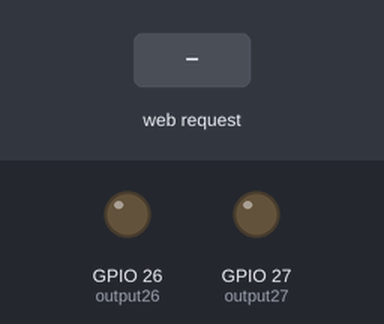
This sketch was run on a simulated ESP32. Shown: output pins drawn as LEDs (lit = HIGH). The test bench sets the inputs (shaded band). WiFi joins after 1.5 s; servers stay silent unless stated; what the sketch prints to the serial monitor is not drawn.

Above: at 2.7 s.
2.8 s: HTTP request GET /26/on received
At 3.1 s:
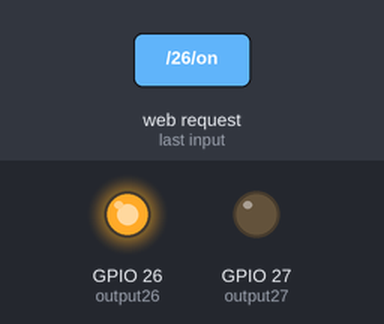
4.3 s: HTTP request GET /27/on received
At 5.4 s:
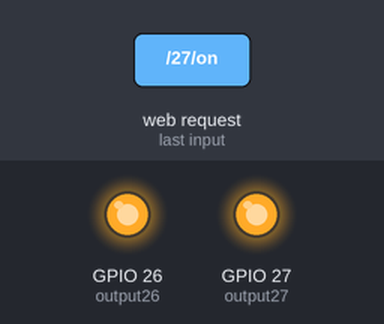
5.8 s: HTTP request GET /26/off received
At 6.6 s:
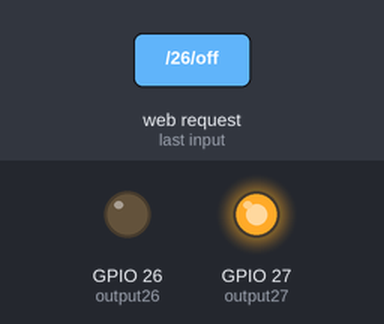
7.3 s: HTTP request GET /27/off received
At 7.7 s:
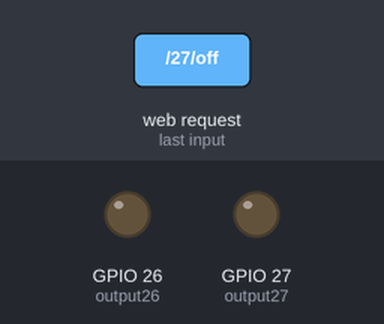
Timing chart, 0 to 9.8 s (numbered marks = the images above; inputs shaded):
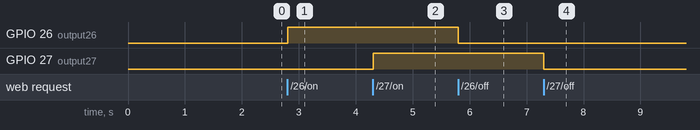

Measured:
- after the input at 2.8 s, GPIO 26 (output26): LOW → HIGH at once
- after the input at 4.3 s, GPIO 27 (output27): LOW → HIGH at once
- after the input at 5.8 s, GPIO 26 (output26): HIGH → LOW at once
- after the input at 7.3 s, GPIO 27 (output27): HIGH → LOW at once

The sketch:

gui_tenmplate.ino
```cpp
/*********
  Rui Santos
  Complete project details at http://randomnerdtutorials.com
*********/

// Wi-Fiライブラリをインポート
#include <WiFi.h>

// Wi-Fi接続情報を入力
const char* ssid     = "shiota kyohei";
const char* password = "1234567890";

// ウェブサーバーをポート80で開始
WiFiServer server(80);

// HTTPリクエストを保存しておく変数
String header;

// ピンの状態を保存する変数の宣言
String output26State = "off";
String output27State = "off";

// 使用するピンに名前を付ける
const int output26 = 26;
const int output27 = 27;

void setup() {
  Serial.begin(115200);
  // ピンを二つとも出力ピンに割り当て
  pinMode(output26, OUTPUT);
  pinMode(output27, OUTPUT);
  // ２つのピンをオフ（LEDをオフ）
  digitalWrite(output26, LOW);
  digitalWrite(output27, LOW);

  // ssidとpasswordを用いてWi-Fiに接続
  Serial.print("Connecting to ");
  Serial.println(ssid);
  WiFi.begin(ssid, password);
  while (WiFi.status() != WL_CONNECTED) {
    delay(500);
    Serial.print(".");
  }
  // IPアドレスを出力し、webserverをスタート
  Serial.println("");
  Serial.println("WiFi connected.");
  Serial.println("IP address: ");
  Serial.println(WiFi.localIP());
  server.begin();
}

void loop(){
  WiFiClient client = server.available();   //クライアント（スマホやPCなど）がつながっているかどうかをclientに出力

  if (client) {                             // クライアントが来たとき
    Serial.println("New Client.");
    String currentLine = "";                // クライアントからくるデータを格納する変数
    while (client.connected()) {            // クライアントがつながっている間、以下をループ
      if (client.available()) {             // クライアントからデータが来ているとき
        char c = client.read();             // データを読み込み
        Serial.write(c);                    // 届いたデータをシリアルモニタに出力
        header += c;
        if (c == '\n') {                    // 届いたデータが改行コードだった時
          // もし現在の行が空白ならば、この改行コードのみ受け取る
          // つまりHTTPリクエストの終わりなので、レスポンスを返す
          if (currentLine.length() == 0) {
            // HTTPヘッダは（HTTP/1.1 200 OK)のようなステータスコードから始まる
            // 次にコンテントタイプを送信。今回はhtml形式なので以下のようにする
            client.println("HTTP/1.1 200 OK");
            client.println("Content-type:text/html");
            client.println("Connection: close");
            client.println();

            // リクエストに従ってGPIOをスイッチする
            if (header.indexOf("GET /26/on") >= 0) {
              Serial.println("GPIO 26 on");
              output26State = "on";
              digitalWrite(output26, HIGH);
            } else if (header.indexOf("GET /26/off") >= 0) {
              Serial.println("GPIO 26 off");
              output26State = "off";
              digitalWrite(output26, LOW);
            } else if (header.indexOf("GET /27/on") >= 0) {
              Serial.println("GPIO 27 on");
              output27State = "on";
              digitalWrite(output27, HIGH);
            } else if (header.indexOf("GET /27/off") >= 0) {
              Serial.println("GPIO 27 off");
              output27State = "off";
              digitalWrite(output27, LOW);
            }

            // htmlを表示
            client.println("<!DOCTYPE html><html>");
            client.println("<head><meta name=\"viewport\" content=\"width=device-width, initial-scale=1\">");
            client.println("<link rel=\"icon\" href=\"data:,\">");
            // ON/OFFボタンのためのCSS
            client.println("<style>html { font-family: Helvetica; display: inline-block; margin: 0px auto; text-align: center;}");
            client.println(".button { background-color: #4CAF50; border: none; color: white; padding: 16px 40px;");
            client.println("text-decoration: none; font-size: 30px; margin: 2px; cursor: pointer;}");
            client.println(".button2 {background-color: #555555;}</style></head>");

            // ページ本体（bodyタグ内）
            client.println("<body><h1>ESP32 Web Server</h1>");

            // 現在のピンの状態と、オンオフ用のボタンを出力
            client.println("<p>GPIO 26 - State " + output26State + "</p>");
            // output26Stateがオフなら、ONにするボタンを表示
            if (output26State=="off") {
              client.println("<p><a href=\"/26/on\"><button class=\"button\">ON</button></a></p>");
            } else {
              client.println("<p><a href=\"/26/off\"><button class=\"button button2\">OFF</button></a></p>");
            }

            // 27ピンの状態と、オンオフボタン
            client.println("<p>GPIO 27 - State " + output27State + "</p>");
            // If the output27State is off, it displays the ON button
            if (output27State=="off") {
              client.println("<p><a href=\"/27/on\"><button class=\"button\">ON</button></a></p>");
            } else {
              client.println("<p><a href=\"/27/off\"><button class=\"button button2\">OFF</button></a></p>");
            }
            client.println("</body></html>");

            //　HTTPレスポンスの最後は改行で終了
            client.println();
            // whileループの終了
            break;
          } else { // 改行コードを取得したら、currentLineをリセット
            currentLine = "";
          }
        } else if (c != '\r') {  // 改行以外の何かしらのコードが来ているとき
          currentLine += c;      // currentLineに追加
        }
      }
    }
    // ヘッダーをリセット
    header = "";
    // 接続をリセット
    client.stop();
    Serial.println("Client disconnected.");
    Serial.println("");
  }
}
```
